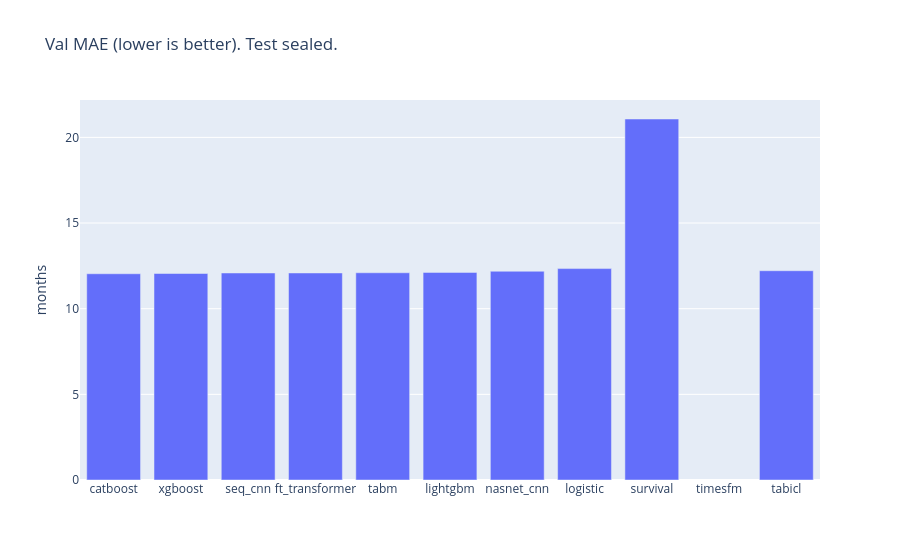
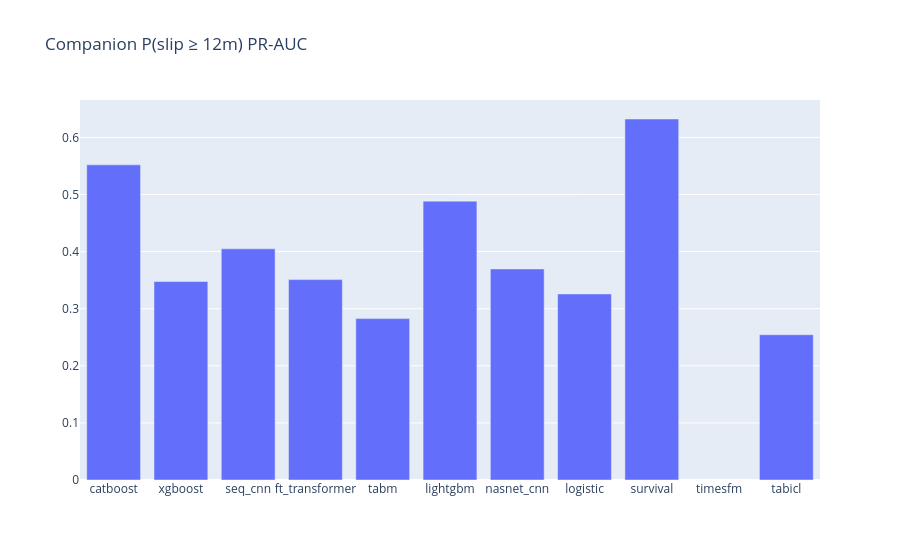

The notebook cell these images were saved under, in order:
### Markdown cell above
## Leaderboard

### Code cell
ok = lb[lb["status"].isin(["ok", "not_competitive"])].copy() if len(lb) else lb
if len(ok) and "mae" in ok.columns:
    fig = go.Figure(go.Bar(x=ok["model"], y=ok["mae"], name="val MAE"))
    fig.update_layout(title="Val MAE (lower is better). Test sealed.", yaxis_title="months")
    fig.write_html(FIG / "mae_leaderboard.html")
    try:
        fig.write_image(FIG / "mae_leaderboard.png")
    except Exception as e:
        print("png skipped:", e)
    try:
        fig.show()
    except Exception as e:
        print("show skipped:", e)
    if "companion_pr_auc" in ok.columns:
        fig2 = go.Figure(go.Bar(x=ok["model"], y=ok["companion_pr_auc"], name="companion PR-AUC"))
        fig2.update_layout(title="Companion P(slip ≥ 12m) PR-AUC")
        fig2.write_html(FIG / "companion_pr.html")
        try:
            fig2.show()
        except Exception as e:
            print("show skipped:", e)

### Figure 1 — Plotly figure (JSON) as saved in the notebook; plotly's stock layout.template omitted (floating-point values rounded to 4 significant figures)
{"data": [{"name": "val MAE", "type": "bar", "x": ["catboost", "xgboost", "seq_cnn", "ft_transformer", "tabm", "lightgbm", "nasnet_cnn", "logistic", "survival", "timesfm", "tabicl"], "y": [12.04, 12.05, 12.08, 12.08, 12.1, 12.12, 12.19, 12.34, 21.07, NaN, 12.22]}], "layout": {"title": {"text": "Val MAE (lower is better). Test sealed."}, "yaxis": {"title": {"text": "months"}}}}

### Figure 2 — Plotly figure (JSON) as saved in the notebook; plotly's stock layout.template omitted (floating-point values rounded to 4 significant figures)
{"data": [{"name": "companion PR-AUC", "type": "bar", "x": ["catboost", "xgboost", "seq_cnn", "ft_transformer", "tabm", "lightgbm", "nasnet_cnn", "logistic", "survival", "timesfm", "tabicl"], "y": [0.552, 0.3476, 0.4048, 0.351, 0.2827, 0.4884, 0.3697, 0.3258, 0.6323, NaN, 0.2545]}], "layout": {"title": {"text": "Companion P(slip ≥ 12m) PR-AUC"}}}
